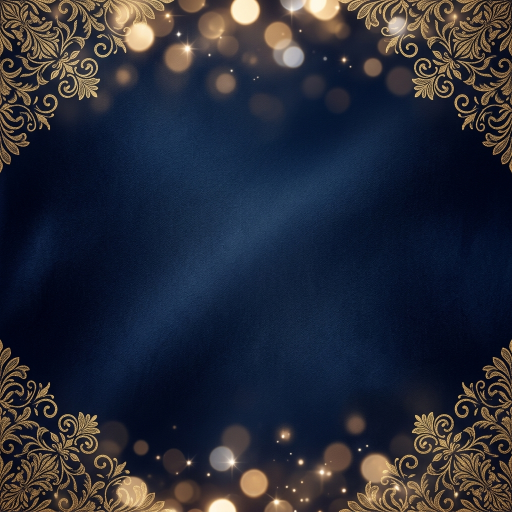
#> input picture src/assets/premium_bg.png, 1024 x 1024 px (shown at 1/2 size)
$ python -i celebration_engine.py   (imports and definitions only)
#> lines starting #> are read from the running program, lines starting #| are printed output that depends on the picture
### src/core/paths.py
from pathlib import Path


PROJECT_ROOT = Path(__file__).resolve().parents[2]


def project_path(*parts: str) -> Path:
    """Return an absolute path rooted at the repository."""
    return PROJECT_ROOT.joinpath(*parts)

### src/application/services/document/celebration_engine.py
import os
import json
from typing import Dict, Any, Optional
from PIL import Image, ImageDraw, ImageFont, ImageChops
from src.core.paths import project_path

class CelebrationEngine:
    """
    Advanced Deterministic Image Generation Engine for Institutional Celebrations.
    Uses PIL for high-density, layered composition with adaptive typography.
    """

    CANVAS_WIDTH = 1080
    CANVAS_HEIGHT = 1920
    DPI = 300

    def __init__(self):
        self.themes_path = project_path("src", "assets", "themes")
        self.fonts_path = project_path("data", "fonts")
        self.themes = self._load_themes()

    def _load_themes(self) -> Dict[str, Any]:
        path = self.themes_path / "themes.json"
        if path.exists():
            with open(path, "r", encoding="utf-8") as f:
                return json.load(f)
        return {}

    # [12 lines left out: function _get_font, not called in this run]

    def _contains_tamil(self, text: str) -> bool:
        return any('\u0b80' <= char <= '\u0bff' for char in text)

    # [23 lines left out: function _get_adaptive_font, not called in this run]

    def render_poster(self, data: Dict[str, Any], theme_key: str = "executive") -> Image.Image:
        """Renders a complete 1080x1920 poster based on theme and data."""
        theme = self.themes.get(theme_key, self.themes["executive"])
        theme_dir = self.themes_path / theme_key

        # 1. Create Base Canvas (Background with Aspect Fill)
        bg_path = theme_dir / theme["background"]
        if bg_path.exists():
            bg_img = Image.open(bg_path).convert("RGBA")
            # Calculate aspect fill
            bg_w, bg_h = bg_img.size
            aspect = bg_w / bg_h
            canvas_aspect = self.CANVAS_WIDTH / self.CANVAS_HEIGHT

            if aspect > canvas_aspect:
                # Bg is wider than canvas
                new_h = self.CANVAS_HEIGHT
                new_w = int(new_h * aspect)
            else:
                # Bg is taller than canvas
                new_w = self.CANVAS_WIDTH
                new_h = int(new_w / aspect)

            bg_img = bg_img.resize((new_w, new_h), Image.Resampling.LANCZOS)
            # Crop to center
            left = (new_w - self.CANVAS_WIDTH) // 2
            top = (new_h - self.CANVAS_HEIGHT) // 2
            canvas = bg_img.crop((left, top, left + self.CANVAS_WIDTH, top + self.CANVAS_HEIGHT))
        else:
            canvas = Image.new("RGBA", (self.CANVAS_WIDTH, self.CANVAS_HEIGHT), "#020617")

        draw = ImageDraw.Draw(canvas)

        # 2. Branding Layer (Top Logo)
        logo_path = project_path("src", "assets", "2026logo_min.png")
        if logo_path.exists():
            logo = Image.open(logo_path).convert("RGBA")
            logo_w = 400
            logo_h = int(logo.height * (logo_w / logo.width))
            logo = logo.resize((logo_w, logo_h), Image.Resampling.LANCZOS)
            canvas.paste(logo, ((self.CANVAS_WIDTH - logo_w) // 2, 80), logo)

        # 3. Typography Layer (Drawn FIRST)
        header_text = data.get("milestone_type", "BIRTHDAY")
        header_font, _ = self._get_adaptive_font("WARMEST WISHES ON YOUR", 32, 800)
        draw.text((self.CANVAS_WIDTH // 2, 340), "WARMEST WISHES ON YOUR", font=header_font, fill=theme["primary_color"], anchor="mm")

        title_font, _ = self._get_adaptive_font(header_text, 140, 900, is_bold=True)
        draw.text((self.CANVAS_WIDTH // 2, 420), header_text, font=title_font, fill=theme["secondary_color"], anchor="mm")

        # 4. Decoration Layer (Center Piece - User Provided PNG)
        dec_path = theme_dir / theme["decoration"]
        if dec_path.exists():
            dec = Image.open(dec_path).convert("RGBA")
            target_w = 700
            dec_w = target_w
            dec_h = int(dec.height * (dec_w / dec.width))
            dec = dec.resize((dec_w, dec_h), Image.Resampling.LANCZOS)

            # Position at center - perfectly framed between title and name
            dec_pos = ((self.CANVAS_WIDTH - dec_w) // 2, 580)

            # Paste as a normal sticker with its alpha mask
            canvas.paste(dec, dec_pos, dec)

        # 5. Staff Info Layer (Increased spacing to prevent overlap)

        # Staff Name
        name_en = data.get("name_en", "STAFF NAME")
        name_font, name_size = self._get_adaptive_font(name_en, 120, 950, is_bold=True)
        draw.text((self.CANVAS_WIDTH // 2, 1300), name_en, font=name_font, fill=theme["secondary_color"], anchor="mm")

        # Designation - Pushed down to avoid overlap with name
        desig = data.get("designation", "")
        desig_font, _ = self._get_adaptive_font(desig, 42, 850)
        draw.text((self.CANVAS_WIDTH // 2, 1420), desig, font=desig_font, fill=theme["primary_color"], anchor="mm")

        # Branch Info Card - Improved visibility and shape
        branch_name = data.get("branch_name", "BRANCH NAME")
        box_w, box_h = 920, 240
        box_x = (self.CANVAS_WIDTH - box_w) // 2
        box_y = 1530

        # Premium Rounded Card with Navy/Gold theme
        # Use a darker, more opaque background for better contrast
        draw.rounded_rectangle(
            [box_x, box_y, box_x + box_w, box_y + box_h],
            radius=40,
            fill=(2, 6, 23, 180), # Deep navy, more opaque
            outline=theme["primary_color"],
            width=3
        )

        branch_label_font, _ = self._get_adaptive_font("BRANCH", 28, 700)
        draw.text((self.CANVAS_WIDTH // 2, box_y + 60), "BRANCH", font=branch_label_font, fill=theme["primary_color"], anchor="mm")

        branch_font, _ = self._get_adaptive_font(branch_name, 80, 850, is_bold=True)
        draw.text((self.CANVAS_WIDTH // 2, box_y + 145), branch_name, font=branch_font, fill="#FFFFFF", anchor="mm")

        # Footer
        footer_text = "With warm wishes from Indian Overseas Bank – Dindigul Region"
        footer_font, _ = self._get_adaptive_font(footer_text, 28, 950)
        draw.text((self.CANVAS_WIDTH // 2, 1840), footer_text, font=footer_font, fill=(255, 255, 255, 80), anchor="mm")

        return canvas

    # [91 lines left out: function render_anniversary, not called in this run]

>>> import cv2
>>> picture = cv2.imread('../../../assets/premium_bg.png', cv2.IMREAD_GRAYSCALE)
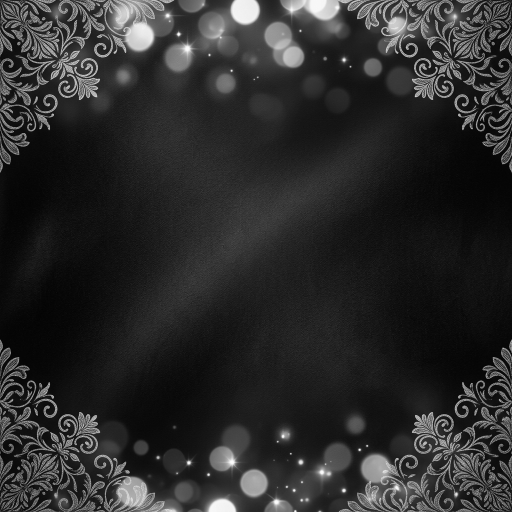
#> picture: shape (1024, 1024) (shown at 1/2 size); min 0, max 254, mean 43.6
>>> result = CelebrationEngine().render_poster(picture)
#> (the run stopped early here; a loop or call above may not have finished)
